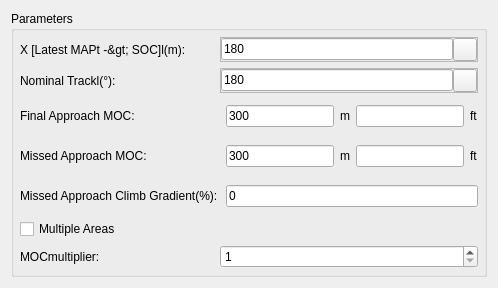
     <widget class="QWidget" name="tab_InitialMissedApproachObstacleAnalyser">
      <attribute name="title">
       <string>Initial Missed Approach Obstacle Analyser</string>
      </attribute>
      <layout class="QVBoxLayout" name="verticalLayout_4">
       <item>
        <widget class="QGroupBox" name="grbParametersInitialMissedApproachObstacleAnalyser">
         <property name="sizePolicy">
          <sizepolicy hsizetype="Preferred" vsizetype="Preferred">
           <horstretch>0</horstretch>
           <verstretch>0</verstretch>
          </sizepolicy>
         </property>
         <property name="title">
          <string>Parameters</string>
         </property>
         <layout class="QVBoxLayout" name="vlParametersStepDownObstacleAnalyser_2">
          <property name="margin">
           <number>6</number>
          </property>
          <item>
           <widget class="QFrame" name="frameX">
            <property name="sizePolicy">
             <sizepolicy hsizetype="Preferred" vsizetype="Fixed">
              <horstretch>0</horstretch>
              <verstretch>0</verstretch>
             </sizepolicy>
            </property>
            <property name="frameShape">
             <enum>QFrame::NoFrame</enum>
            </property>
            <property name="frameShadow">
             <enum>QFrame::Raised</enum>
            </property>
            <layout class="QHBoxLayout" name="horizontalLayout_X">
             <property name="spacing">
              <number>0</number>
             </property>
             <property name="margin">
              <number>0</number>
             </property>
             <item>
              <widget class="QLabel" name="label_X">
               <property name="minimumSize">
                <size>
                 <width>200</width>
                 <height>0</height>
                </size>
               </property>
               <property name="maximumSize">
                <size>
                 <width>200</width>
                 <height>16777215</height>
                </size>
               </property>
               <property name="font">
                <font>
                 <weight>50</weight>
                 <bold>false</bold>
                </font>
               </property>
               <property name="text">
                <string>X [Latest MAPt -&amp;gt; SOC]l(m):</string>
               </property>
              </widget>
             </item>
             <item>
              <widget class="QFrame" name="frameIX">
               <property name="sizePolicy">
                <sizepolicy hsizetype="Preferred" vsizetype="Fixed">
                 <horstretch>0</horstretch>
                 <verstretch>0</verstretch>
                </sizepolicy>
               </property>
               <property name="frameShape">
                <enum>QFrame::StyledPanel</enum>
               </property>
               <property name="frameShadow">
                <enum>QFrame::Raised</enum>
               </property>
               <layout class="QHBoxLayout" name="horizontalLayout_X_2">
                <property name="spacing">
                 <number>0</number>
                </property>
                <property name="margin">
                 <number>0</number>
                </property>
                <item>
                 <widget class="QLineEdit" name="txtX">
                  <property name="enabled">
                   <bool>true</bool>
                  </property>
                  <property name="sizePolicy">
                   <sizepolicy hsizetype="Expanding" vsizetype="Fixed">
                    <horstretch>0</horstretch>
                    <verstretch>0</verstretch>
                   </sizepolicy>
                  </property>
                  <property name="font">
                   <font>
                    <weight>50</weight>
                    <bold>false</bold>
                   </font>
                  </property>
                  <property name="text">
                   <string>180</string>
                  </property>
                 </widget>
                </item>
                <item>
                 <widget class="QToolButton" name="btnCaptureX">
                  <property name="text">
                   <string/>
                  </property>
                  <property name="icon">
                   <iconset>
                    <normaloff>:/gnss_item/coordinate_capture.png</normaloff>:/gnss_item/coordinate_capture.png</iconset>
                  </property>
                 </widget>
                </item>
               </layout>
              </widget>
             </item>
            </layout>
           </widget>
          </item>
          <item>
           <widget class="QFrame" name="frameNominalTrackIMAOA">
            <property name="sizePolicy">
             <sizepolicy hsizetype="Preferred" vsizetype="Fixed">
              <horstretch>0</horstretch>
              <verstretch>0</verstretch>
             </sizepolicy>
            </property>
            <property name="frameShape">
             <enum>QFrame::NoFrame</enum>
            </property>
            <property name="frameShadow">
             <enum>QFrame::Raised</enum>
            </property>
            <layout class="QHBoxLayout" name="horizontalLayout_NominalTrackIMAOA">
             <property name="spacing">
              <number>0</number>
             </property>
             <property name="margin">
              <number>0</number>
             </property>
             <item>
              <widget class="QLabel" name="label_IMAOA">
               <property name="minimumSize">
                <size>
                 <width>200</width>
                 <height>0</height>
                </size>
               </property>
               <property name="maximumSize">
                <size>
                 <width>200</width>
                 <height>16777215</height>
                </size>
               </property>
               <property name="font">
                <font>
                 <weight>50</weight>
                 <bold>false</bold>
                </font>
               </property>
               <property name="text">
                <string>Nominal Trackl(°):</string>
               </property>
              </widget>
             </item>
             <item>
              <widget class="QFrame" name="frameINominalTrackBtnIMAOA">
               <property name="sizePolicy">
                <sizepolicy hsizetype="Preferred" vsizetype="Fixed">
                 <horstretch>0</horstretch>
                 <verstretch>0</verstretch>
                </sizepolicy>
               </property>
               <property name="frameShape">
                <enum>QFrame::StyledPanel</enum>
               </property>
               <property name="frameShadow">
                <enum>QFrame::Raised</enum>
               </property>
               <layout class="QHBoxLayout" name="horizontalLayout_NominalTrackBtnIMAOA">
                <property name="spacing">
                 <number>0</number>
                </property>
                <property name="margin">
                 <number>0</number>
                </property>
                <item>
                 <widget class="QLineEdit" name="txtNominalTrackIMAOA">
                  <property name="enabled">
                   <bool>true</bool>
                  </property>
                  <property name="sizePolicy">
                   <sizepolicy hsizetype="Expanding" vsizetype="Fixed">
                    <horstretch>0</horstretch>
                    <verstretch>0</verstretch>
                   </sizepolicy>
                  </property>
                  <property name="font">
                   <font>
                    <weight>50</weight>
                    <bold>false</bold>
                   </font>
                  </property>
                  <property name="text">
                   <string>180</string>
                  </property>
                 </widget>
                </item>
                <item>
                 <widget class="QToolButton" name="btnCaptureNominalTrackIMAOA">
                  <property name="text">
                   <string/>
                  </property>
                  <property name="icon">
                   <iconset>
                    <normaloff>:/gnss_item/coordinate_capture.png</normaloff>:/gnss_item/coordinate_capture.png</iconset>
                  </property>
                 </widget>
                </item>
               </layout>
              </widget>
             </item>
            </layout>
           </widget>
          </item>
          <item>
           <widget class="QFrame" name="frameFinalMOC">
            <property name="sizePolicy">
             <sizepolicy hsizetype="Preferred" vsizetype="Fixed">
              <horstretch>0</horstretch>
              <verstretch>0</verstretch>
             </sizepolicy>
            </property>
            <property name="frameShape">
             <enum>QFrame::NoFrame</enum>
            </property>
            <property name="frameShadow">
             <enum>QFrame::Raised</enum>
            </property>
            <layout class="QHBoxLayout" name="horizontalLayout_FinalMOC">
             <property name="spacing">
              <number>6</number>
             </property>
             <property name="leftMargin">
              <number>0</number>
             </property>
             <property name="topMargin">
              <number>6</number>
             </property>
             <property name="rightMargin">
              <number>0</number>
             </property>
             <property name="bottomMargin">
              <number>6</number>
             </property>
             <item>
              <widget class="QLabel" name="label_96">
               <property name="minimumSize">
                <size>
                 <width>200</width>
                 <height>0</height>
                </size>
               </property>
               <property name="maximumSize">
                <size>
                 <width>200</width>
                 <height>16777215</height>
                </size>
               </property>
               <property name="font">
                <font>
                 <weight>50</weight>
                 <bold>false</bold>
                </font>
               </property>
               <property name="text">
                <string>Final Approach MOC:</string>
               </property>
              </widget>
             </item>
             <item>
              <widget class="QLineEdit" name="txtFinalMOC">
               <property name="font">
                <font>
                 <weight>50</weight>
                 <bold>false</bold>
                </font>
               </property>
               <property name="text">
                <string>300</string>
               </property>
              </widget>
             </item>
             <item>
              <widget class="QLabel" name="label_23">
               <property name="font">
                <font>
                 <weight>50</weight>
                 <bold>false</bold>
                </font>
               </property>
               <property name="text">
                <string>m</string>
               </property>
              </widget>
             </item>
             <item>
              <widget class="QLineEdit" name="txtFinalMOCFt">
               <property name="font">
                <font>
                 <weight>50</weight>
                 <bold>false</bold>
                </font>
               </property>
               <property name="text">
                <string/>
               </property>
              </widget>
             </item>
             <item>
              <widget class="QLabel" name="label_24">
               <property name="font">
                <font>
                 <weight>50</weight>
                 <bold>false</bold>
                </font>
               </property>
               <property name="text">
                <string>ft</string>
               </property>
              </widget>
             </item>
            </layout>
           </widget>
          </item>
          <item>
           <widget class="QFrame" name="frameMissedMOC">
            <property name="sizePolicy">
             <sizepolicy hsizetype="Preferred" vsizetype="Fixed">
              <horstretch>0</horstretch>
              <verstretch>0</verstretch>
             </sizepolicy>
            </property>
            <property name="frameShape">
             <enum>QFrame::NoFrame</enum>
            </property>
            <property name="frameShadow">
             <enum>QFrame::Raised</enum>
            </property>
            <layout class="QHBoxLayout" name="horizontalLayout_MissedMOC">
             <property name="spacing">
              <number>6</number>
             </property>
             <property name="leftMargin">
              <number>0</number>
             </property>
             <property name="topMargin">
              <number>6</number>
             </property>
             <property name="rightMargin">
              <number>0</number>
             </property>
             <property name="bottomMargin">
              <number>6</number>
             </property>
             <item>
              <widget class="QLabel" name="label_97">
               <property name="minimumSize">
                <size>
                 <width>200</width>
                 <height>0</height>
                </size>
               </property>
               <property name="maximumSize">
                <size>
                 <width>200</width>
                 <height>16777215</height>
                </size>
               </property>
               <property name="font">
                <font>
                 <weight>50</weight>
                 <bold>false</bold>
                </font>
               </property>
               <property name="text">
                <string>Missed Approach MOC:</string>
               </property>
              </widget>
             </item>
             <item>
              <widget class="QLineEdit" name="txtMissedMOC">
               <property name="font">
                <font>
                 <weight>50</weight>
                 <bold>false</bold>
                </font>
               </property>
               <property name="text">
                <string>300</string>
               </property>
              </widget>
             </item>
             <item>
              <widget class="QLabel" name="label_25">
               <property name="font">
                <font>
                 <weight>50</weight>
                 <bold>false</bold>
                </font>
               </property>
               <property name="text">
                <string>m</string>
               </property>
              </widget>
             </item>
             <item>
              <widget class="QLineEdit" name="txtMissedMOCFt">
               <property name="font">
                <font>
                 <weight>50</weight>
                 <bold>false</bold>
                </font>
               </property>
               <property name="text">
                <string/>
               </property>
              </widget>
             </item>
             <item>
              <widget class="QLabel" name="label_26">
               <property name="font">
                <font>
                 <weight>50</weight>
                 <bold>false</bold>
                </font>
               </property>
               <property name="text">
                <string>ft</string>
               </property>
              </widget>
             </item>
            </layout>
           </widget>
          </item>
          <item>
           <widget class="QFrame" name="frameGradient">
            <property name="sizePolicy">
             <sizepolicy hsizetype="Preferred" vsizetype="Fixed">
              <horstretch>0</horstretch>
              <verstretch>0</verstretch>
             </sizepolicy>
            </property>
            <property name="frameShape">
             <enum>QFrame::NoFrame</enum>
            </property>
            <property name="frameShadow">
             <enum>QFrame::Raised</enum>
            </property>
            <layout class="QHBoxLayout" name="horizontalLayout_Gradient">
             <property name="spacing">
              <number>6</number>
             </property>
             <property name="leftMargin">
              <number>0</number>
             </property>
             <property name="topMargin">
              <number>6</number>
             </property>
             <property name="rightMargin">
              <number>0</number>
             </property>
             <property name="bottomMargin">
              <number>6</number>
             </property>
             <item>
              <widget class="QLabel" name="label_94">
               <property name="sizePolicy">
                <sizepolicy hsizetype="Fixed" vsizetype="Fixed">
                 <horstretch>0</horstretch>
                 <verstretch>0</verstretch>
                </sizepolicy>
               </property>
               <property name="minimumSize">
                <size>
                 <width>200</width>
                 <height>0</height>
                </size>
               </property>
               <property name="maximumSize">
                <size>
                 <width>200</width>
                 <height>16777215</height>
                </size>
               </property>
               <property name="font">
                <font>
                 <weight>50</weight>
                 <bold>false</bold>
                </font>
               </property>
               <property name="text">
                <string>Missed Approach Climb Gradient(%):</string>
               </property>
              </widget>
             </item>
             <item>
              <widget class="QLineEdit" name="txtGradient">
               <property name="font">
                <font>
                 <weight>50</weight>
                 <bold>false</bold>
                </font>
               </property>
               <property name="text">
                <string>0</string>
               </property>
              </widget>
             </item>
            </layout>
           </widget>
          </item>
          <item>
           <widget class="QCheckBox" name="chbMultipleAreasIMAOA">
            <property name="minimumSize">
             <size>
              <width>150</width>
              <height>0</height>
             </size>
            </property>
            <property name="maximumSize">
             <size>
              <width>150</width>
              <height>16777215</height>
             </size>
            </property>
            <property name="font">
             <font>
              <weight>50</weight>
              <bold>false</bold>
             </font>
            </property>
            <property name="text">
             <string>Multiple Areas</string>
            </property>
           </widget>
          </item>
          <item>
           <widget class="QFrame" name="frameMOCmultipiler_4">
            <property name="sizePolicy">
             <sizepolicy hsizetype="Preferred" vsizetype="Fixed">
              <horstretch>0</horstretch>
              <verstretch>0</verstretch>
             </sizepolicy>
            </property>
            <property name="frameShape">
             <enum>QFrame::NoFrame</enum>
            </property>
            <property name="frameShadow">
             <enum>QFrame::Raised</enum>
            </property>
            <layout class="QHBoxLayout" name="hLayoutMOCmultipiler_4">
             <property name="spacing">
              <number>0</number>
             </property>
             <property name="margin">
              <number>0</number>
             </property>
             <item>
              <widget class="QLabel" name="label_98">
               <property name="minimumSize">
                <size>
                 <width>200</width>
                 <height>0</height>
                </size>
               </property>
               <property name="maximumSize">
                <size>
                 <width>200</width>
                 <height>16777215</height>
                </size>
               </property>
               <property name="font">
                <font>
                 <weight>50</weight>
                 <bold>false</bold>
                </font>
               </property>
               <property name="text">
                <string>MOCmultiplier:</string>
               </property>
              </widget>
             </item>
             <item>
              <widget class="QSpinBox" name="mocSpinBoxIMAOA">
               <property name="sizePolicy">
                <sizepolicy hsizetype="Expanding" vsizetype="Fixed">
                 <horstretch>0</horstretch>
                 <verstretch>0</verstretch>
                </sizepolicy>
               </property>
               <property name="minimumSize">
                <size>
                 <width>72</width>
                 <height>0</height>
                </size>
               </property>
               <property name="minimum">
                <number>1</number>
               </property>
              </widget>
             </item>
            </layout>
           </widget>
          </item>
         </layout>
        </widget>
       </item>
      </layout>
     </widget>
